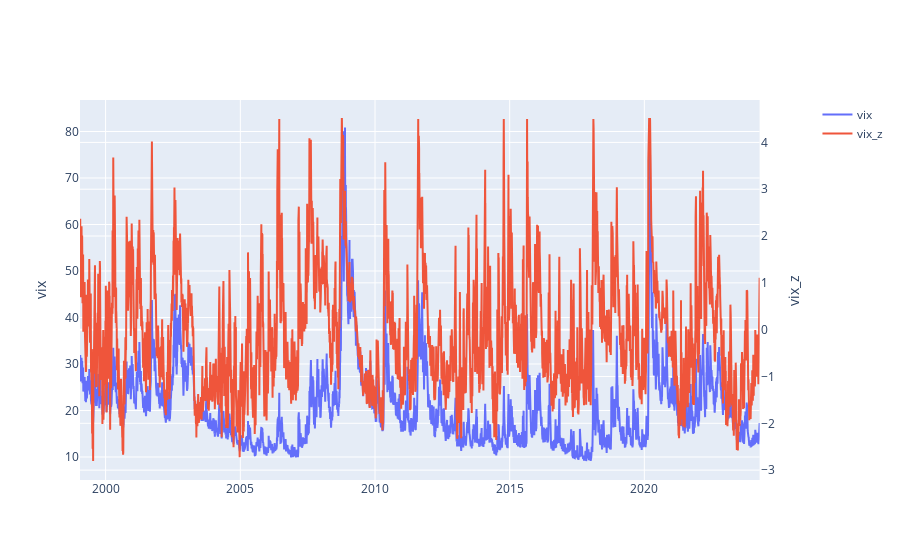

Notebook code cell kept with this figure:
### Code cell
plot_2axes(real_data.df, 'vix', 'vix_z')

### Figure 1 — Plotly figure (JSON) as saved in the notebook; plotly's stock layout.template omitted (floating-point values rounded to 4 significant figures; data arrays with more than 128 entries replaced by an {"elided": "..."} marker saying what was removed)
{"data": [{"name": "vix", "type": "scatter", "x": {"elided": "6350 str values"}, "xaxis": "x", "y": {"elided": "6350 float values"}, "yaxis": "y"}, {"name": "vix_z", "type": "scatter", "x": {"elided": "6350 str values"}, "xaxis": "x", "y": {"elided": "6350 float values"}, "yaxis": "y2"}], "layout": {"xaxis": {"anchor": "y", "domain": [0, 0.94]}, "yaxis": {"anchor": "x", "domain": [0, 1], "title": {"text": "vix"}}, "yaxis2": {"anchor": "x", "overlaying": "y", "side": "right", "title": {"text": "vix_z"}}}}
